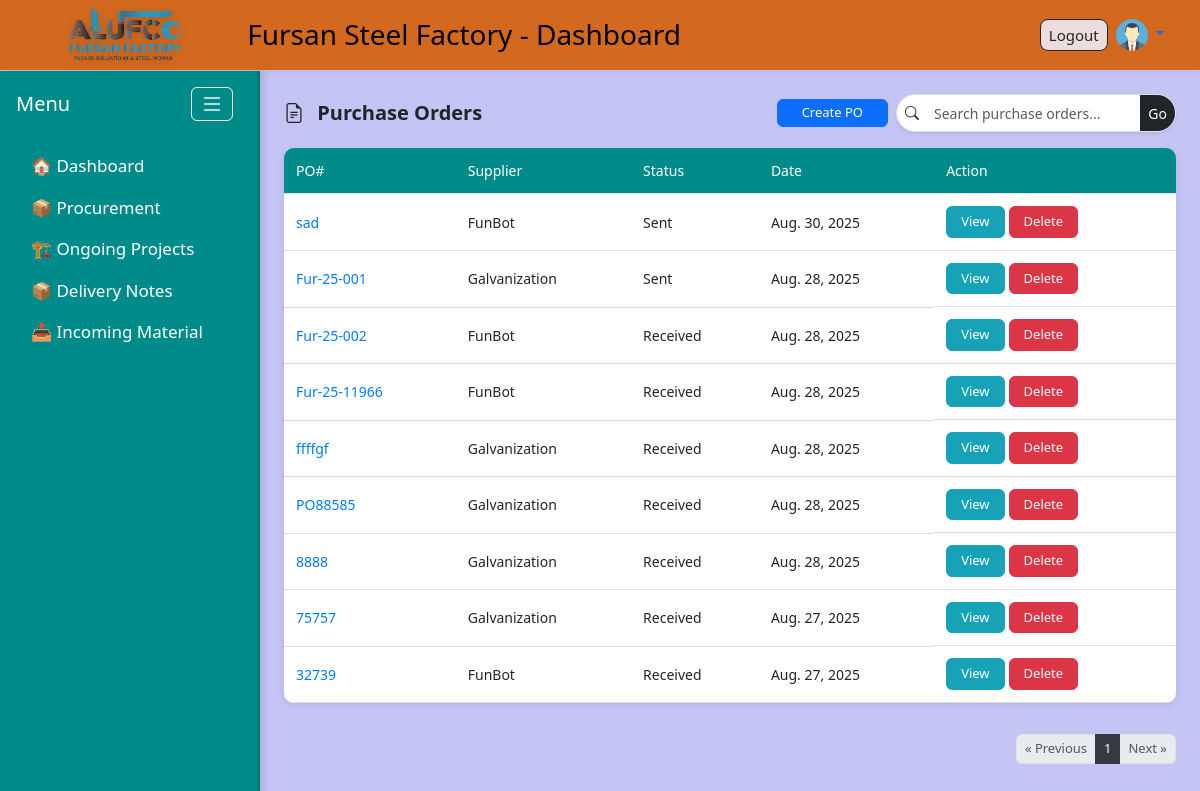
Page /procurement/purchase-orders/ (signed in) on the earlier database version.
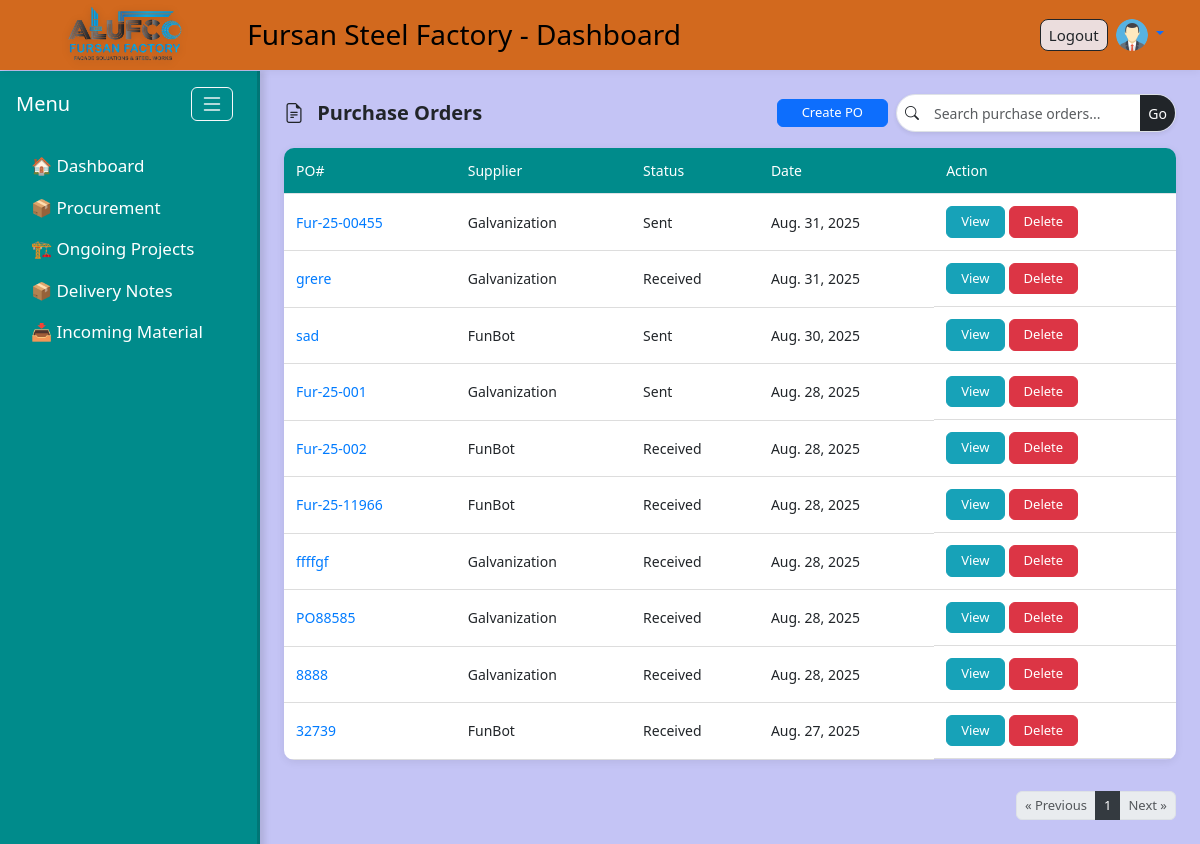
Same page on the later database version.
### procurement/models.py (models this page shows, shortened)
class PurchaseOrder(models.Model):
    po_number = models.CharField(max_length=50, unique=True, blank=True)  # auto-generated if blank
    supplier = models.ForeignKey(Supplier, on_delete=models.CASCADE)
    linked_prs = models.ManyToManyField(PurchaseRequest, blank=True)
    order_date = models.DateField(auto_now_add=True)
    expected_delivery = models.DateField(blank=True, null=True)
    status = models.CharField(max_length=20, choices=PO_STATUS, default='draft')
    notes = models.TextField(blank=True, null=True)
    received_request = models.BooleanField(default=False)  # user requested received
    received_approved_by = models.ForeignKey(
        settings.AUTH_USER_MODEL,
        null=True, blank=True,
        on_delete=models.SET_NULL,
        related_name='received_approved'
    )
    class Meta:
        ordering = ['-order_date']

class Supplier(models.Model):
    name = models.CharField(max_length=200)
    contact_person = models.CharField(max_length=120, blank=True, null=True)
    email = models.EmailField(blank=True, null=True)
    phone = models.CharField(max_length=50, blank=True, null=True)
    address = models.TextField(blank=True, null=True)
    rating = models.PositiveSmallIntegerField(blank=True, null=True)  # 1..5
    notes = models.TextField(blank=True, null=True)
    class Meta:
        ordering = ['name']
    def __str__(self):
        return self.name

### procurement/views.py (the view)
# urls.py: path('purchase-orders/', views.po_list, name='po_list'),
@login_required
def po_list(request):
    query = request.GET.get('q', '')  # optional search
    page_number = request.GET.get('page', 1)
    pos_qs = PurchaseOrder.objects.all().order_by('-order_date')
    if query:
        pos_qs = [po for po in pos_qs
                  if query.lower() in str(po.po_number).lower()
                  or query.lower() in str(po.supplier).lower()]
    paginator = Paginator(pos_qs, 10)
    pos_page = paginator.get_page(page_number)
    context = {
        'pos': pos_page,
        'query': query,
    }
    return render(request, 'procurement/po_list.html', context)

### procurement/templates/procurement/po_list.html
{% extends 'base.html' %}
{% block content %}
<div class="d-flex align-items-center justify-content-between mb-3 po-list-header">
    <h4 class="m-0 text-dark">
        <i class="bi bi-file-earmark-text me-2"></i> Purchase Orders
    </h4>
    <div class="d-flex align-items-center gap-2">
        <a href="{% url 'po_add' %}" class="btn btn-sm btn-primary px-4">Create PO</a>
        <form method="get" class="mx-auto">
            <div class="input-group input-group-sm shadow-sm rounded-pill overflow-hidden border" style="height: 38px; max-width: 280px;">
                <span class="input-group-text bg-white border-0">
                    <i class="bi bi-search text-dark"></i>
                </span>
                <input type="text" name="q" class="form-control border-0"
                       placeholder="Search purchase orders..."
                       value="{{ request.GET.q|default:'' }}" style="font-size: 14px;">
                <button class="btn btn-dark border-0 rounded-0 rounded-end" type="submit">Go</button>
            </div>
        </form>
    </div>
</div>
<table class="table po-list-table">
    <thead class="po-table-head">
        <tr>
            <th>PO#</th>
            <th>Supplier</th>
            <th>Status</th>
            <th>Date</th>
            <th>Action</th>
        </tr>
    </thead>
    <tbody>
        {% for po in pos %}
        <tr>
            <td><a href="{% url 'po_detail' po.pk %}">{{ po.po_number }}</a></td>
            <td>{{ po.supplier }}</td>
            <td>{{ po.get_status_display }}</td>
            <td>{{ po.order_date }}</td>
           <td class="d-flex gap-1">
              <a href="{% url 'po_detail' po.pk %}" class="btn btn-sm btn-info">View</a>
              <a href="{% url 'po_delete' po.pk %}" class="btn btn-sm btn-danger"
                 onclick="return confirm('Are you sure you want to delete this PO?');">
                 Delete
              </a>
          </td>
        </tr>
        {% empty %}
        <tr>
            <td colspan="5" class="text-center">No POs yet.</td>
        </tr>
        {% endfor %}
    </tbody>
</table>
<div class="d-flex justify-content-end mt-2">
    <nav aria-label="Page navigation">
        <ul class="pagination mb-0">
            {% if pos.has_previous %}
            <li class="page-item">
                <a class="page-link px-2 py-1" href="?page={{ pos.previous_page_number }}{% if request.GET.q %}&q={{ request.GET.q }}{% endif %}">&laquo; Previous</a>
            </li>
            {% else %}
            <li class="page-item disabled">
                <span class="page-link px-2 py-1">&laquo; Previous</span>
            </li>
            {% endif %}
            {% for num in pos.paginator.page_range %}
                {% if num >= pos.number|add:-2 and num <= pos.number|add:2 %}
                    {% if pos.number == num %}
                    <li class="page-item active">
                        <span class="page-link px-2 py-1">{{ num }}</span>
                    </li>
                    {% else %}
                    <li class="page-item">
                        <a class="page-link px-2 py-1" href="?page={{ num }}{% if request.GET.q %}&q={{ request.GET.q }}{% endif %}">{{ num }}</a>
                    </li>
                    {% endif %}
                {% endif %}
            {% endfor %}
            {% if pos.has_next %}
            <li class="page-item">
                <a class="page-link px-2 py-1" href="?page={{ pos.next_page_number }}{% if request.GET.q %}&q={{ request.GET.q }}{% endif %}">Next &raquo;</a>
            </li>
            {% else %}
            <li class="page-item disabled">
                <span class="page-link px-2 py-1">Next &raquo;</span>
            </li>
            {% endif %}
        </ul>
    </nav>
</div>
{% endblock %}

Differences in the rows shown:
removed PurchaseOrder: po_number "75757", supplier "Galvanization", status "Received", order_date "Aug. 27, 2025"
added PurchaseOrder: po_number "Fur-25-00455", supplier "Galvanization", status "Sent", order_date "Aug. 31, 2025"
added PurchaseOrder: po_number "grere", supplier "Galvanization", status "Received", order_date "Aug. 31, 2025"
